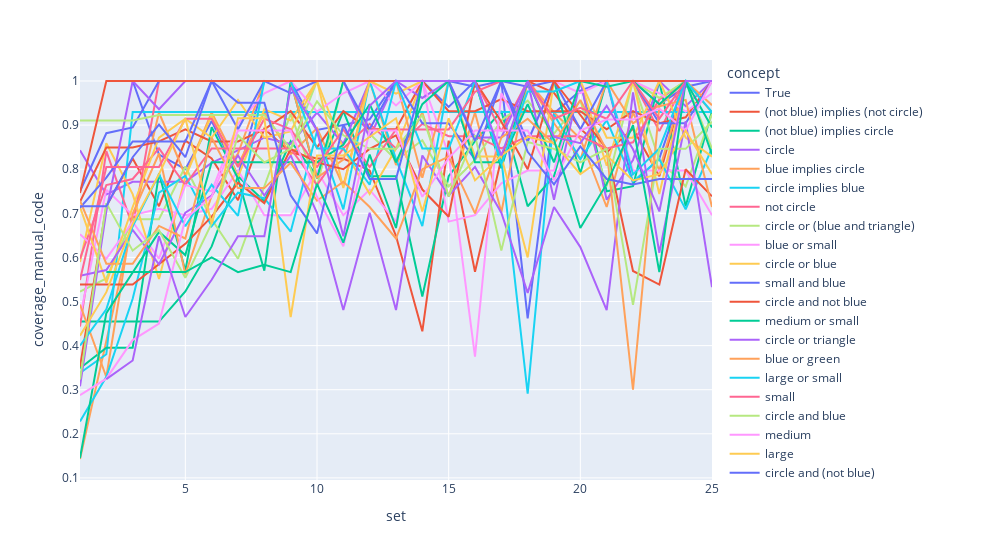

This figure's notebook cell:
### Code cell
import plotly.express as px
px.line(manual_rule_coverage.drop_duplicates(['concept', 'set']).sort_values(by=['set']), x='set', y='coverage_manual_code', color='concept', hover_data='concept', width=1000)
